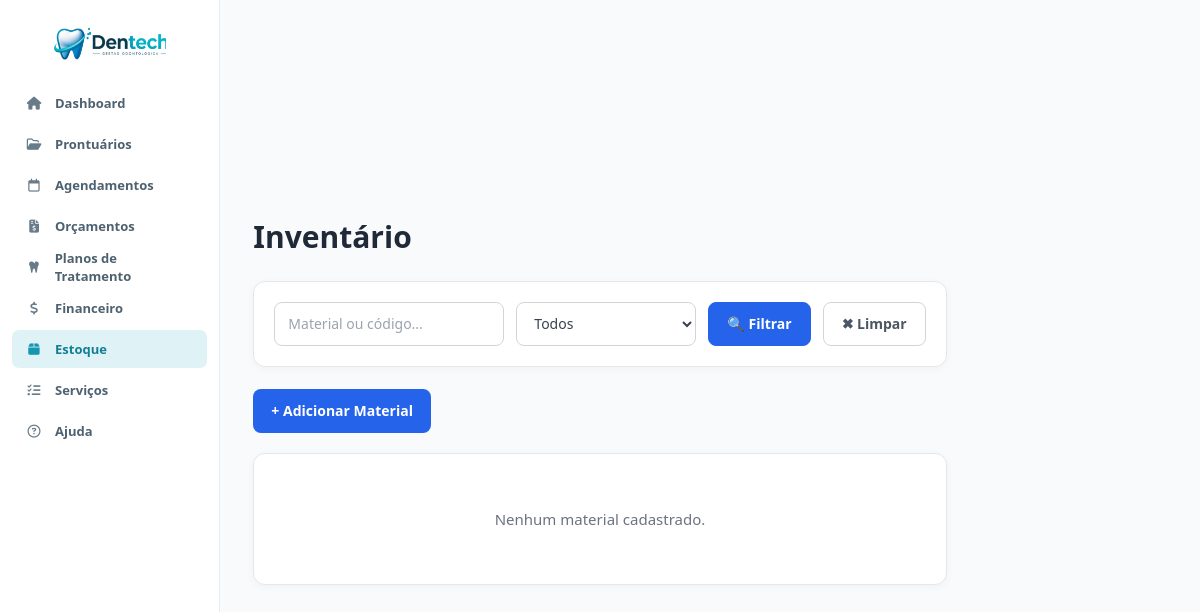
Page /inventario.php (signed in) on the earlier database version.
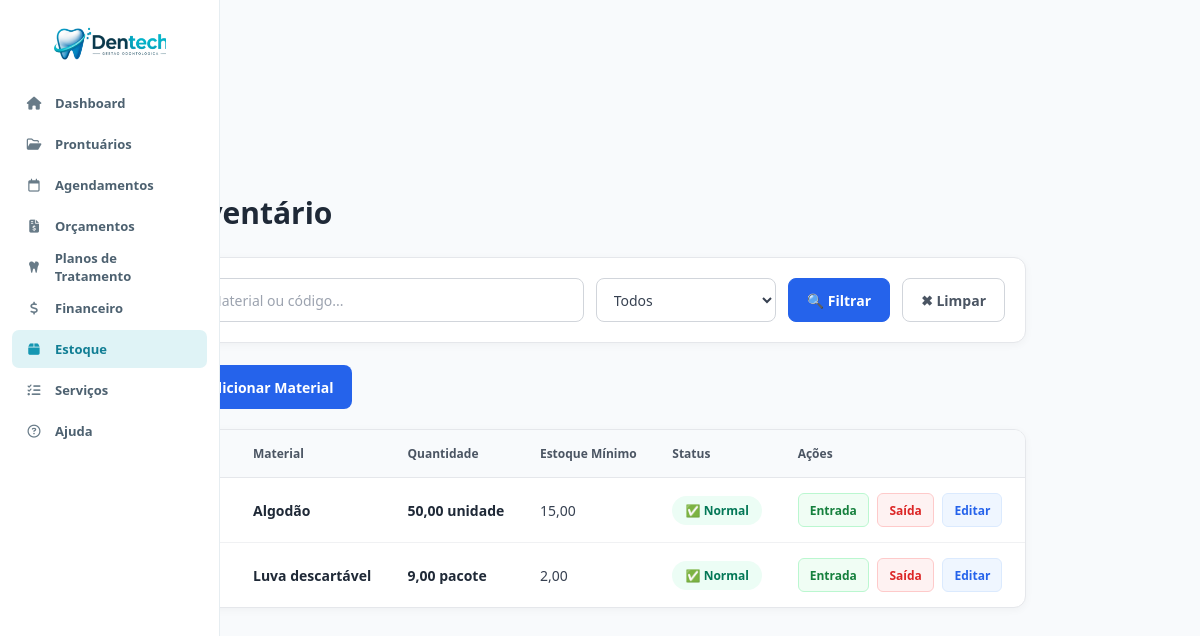
Same page on the later database version.
### tables this page shows
CREATE TABLE `estoque` (
  `id` int NOT NULL AUTO_INCREMENT,
  `nome` varchar(255) NOT NULL,
  `quantidade` decimal(10,2) NOT NULL DEFAULT '0.00',
  `unidade` varchar(50) NOT NULL DEFAULT 'unidade',
  `estoque_minimo` decimal(10,2) NOT NULL DEFAULT '5.00',
  `valor_item` decimal(10,2) NOT NULL DEFAULT '0.00',
  `valor_sugerido` decimal(10,2) NOT NULL DEFAULT '0.00',
  `updated_at` timestamp NOT NULL DEFAULT CURRENT_TIMESTAMP ON UPDATE CURRENT_TIMESTAMP,
  PRIMARY KEY (`id`)
);

### inventario.php (the view, shortened to what this page needs)
<?php
require_once 'conexao/conexao.php';
$busca    = trim($_GET['busca'] ?? '');
$estoque  = $_GET['estoque'] ?? '';
$params = [];
$sql = "
    SELECT *,
           (quantidade <= estoque_minimo) AS estoque_baixo
    FROM estoque
";
$sql .= " ORDER BY estoque_baixo DESC, nome ASC";
$stmt = $pdo->prepare($sql);
$stmt->execute($params);
$materiais = $stmt->fetchAll();
?>
<!DOCTYPE html>
<html lang="pt-BR">
<head>
    <link rel="stylesheet" href="https://cdnjs.cloudflare.com/ajax/libs/font-awesome/6.5.2/css/all.min.css">
    <link rel="stylesheet" href="css/global.css">
    <link rel="stylesheet" href="css/variables.css">
    <link rel="stylesheet" href="css/layout.css">
    <link rel="stylesheet" href="css/inventario.css">
    <link rel="stylesheet" href="css/navbar.css">
</head>
<body>
    <?php include 'navbar.php'; ?>
    <div class="container">
        <h1>Inventário</h1>
        <div class="filter-bar">
            <form method="GET" class="filter-form">
                <input type="text" name="busca" placeholder="Material ou código..." value="<?= htmlspecialchars($busca) ?>">
                <select name="estoque">
                    <option value="">Todos</option>
                </select>
                <button type="submit" class="btn-filter">🔍 Filtrar</button>
                <a href="inventario" class="btn-reset">✖ Limpar</a>
            </form>
        </div>
        <a href="adicionar_material" class="btn-add">+ Adicionar Material</a>
        <?php if (empty($materiais)): ?>
            <div class="empty">
                <?= ($busca !== '' || $estoque !== '')
                    ? 'Nenhum material encontrado com os filtros aplicados.'
                    : 'Nenhum material cadastrado.'
                ?>
            </div>
        <?php else: ?>
            <div class="tabela-estoque">
                <table>
                    <thead>
                        <tr>
                            <th>Material</th>
                            <th>Quantidade</th>
                            <th>Estoque Mínimo</th>
                            <th>Status</th>
                            <th>Ações</th>
                        </tr>
                    </thead>
                    <tbody>
                        <?php foreach ($materiais as $m): ?>
                            <tr class="<?= $m['estoque_baixo'] ? 'estoque-baixo' : '' ?>">
                                <td class="col-excluir">
                                    <button type="button" class="btn-excluir" onclick="excluirMaterial(<?= $m['id'] ?>, '<?= htmlspecialchars($m['nome'], ENT_QUOTES) ?>')"
                                        title="Excluir material">
                                    </button>
                                </td>
                                <td data-label="Material">
                                    <strong><?= htmlspecialchars($m['nome']) ?></strong><br>
                                </td>
                                <td data-label="Quantidade" class="quantidade">
                                    <?= number_format($m['quantidade'], 2, ',', '.') ?> <?= htmlspecialchars($m['unidade']) ?>
                                </td>
                                <td data-label="Estoque Mínimo"><?= number_format($m['estoque_minimo'], 2, ',', '.') ?></td>
                                <td data-label="Status">
                                    <span class="badge-estoque <?= $m['estoque_baixo'] ? 'badge-baixo' : 'badge-normal' ?>">
                                        <?= $m['estoque_baixo'] ? '⚠️ Baixo' : '✅ Normal' ?>
                                    </span>
                                </td>
                                <td data-label="Ações" class="acoes">
                                    <button class="btn-acao btn-entrada" onclick="atualizarEstoque(<?= $m['id'] ?>, 'entrada')">
                                        Entrada
                                    </button>
                                    <button class="btn-acao btn-saida" onclick="atualizarEstoque(<?= $m['id'] ?>, 'saida')">
                                        Saída
                                    </button>
                                    <button class="btn-acao btn-editar" onclick="atualizarEstoqueMinimo(<?= $m['id'] ?>)">
                                        Editar
                                    </button>
                                </td>
                            </tr>
                        <?php endforeach; ?>
                    </tbody>
                </table>
            </div>
        <?php endif; ?>
    </div>
</body>
</html>

Differences in the rows shown:
added estoque: nome "Algodão", quantidade "50,00", unidade "unidade", estoque_minimo "15,00"
added estoque: nome "Luva descartável", quantidade "9,00", unidade "pacote", estoque_minimo "2,00"
Other differences:
text no longer shown: "Nenhum material cadastrado."
text now shown: "Material Quantidade Estoque Mínimo Status Ações"
